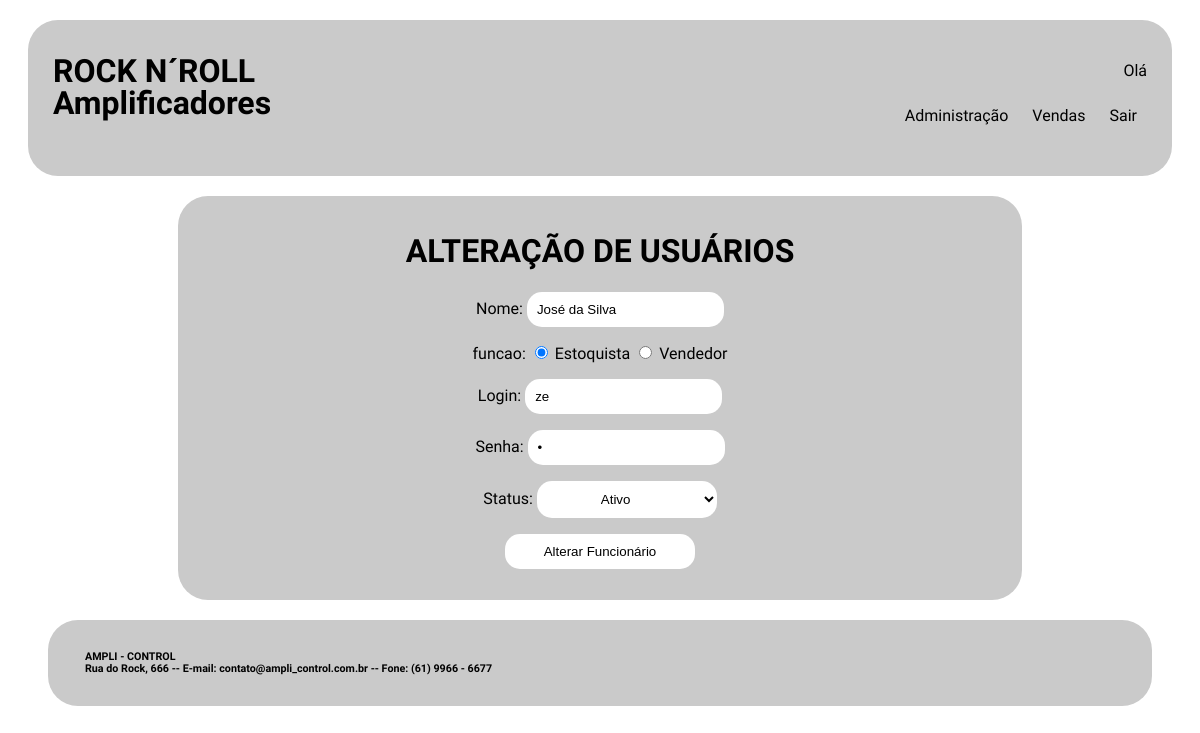
Page /altera_fun.php?codigo=4 on the committed database.
### tables this page shows
CREATE TABLE `funcionarios` (
  `COD_FUN` int(11) NOT NULL AUTO_INCREMENT,
  `NOME_FUN` varchar(45) NOT NULL,
  `LOGIN_FUN` varchar(45) NOT NULL,
  `SENHA_FUN` varchar(45) NOT NULL,
  `STATUS_FUN` varchar(45) NOT NULL DEFAULT 'ativo',
  `FUNCAO_FUN` varchar(45) NOT NULL,
  PRIMARY KEY (`COD_FUN`)
);

### altera_fun.php (the view, shortened to what this page needs)
<!DOCTYPE html>
<html>
    <head>
        <link rel="stylesheet" type="text/css" href="css/layout.css">
		<link rel="stylesheet" type="text/css" href="css/menu.css">
    </head>
    <body>
        <div id="principal">
			<div id="topo">
				<div id="logo">
					<h1> ROCK N´ROLL </h1>
					<h1> Amplificadores </h1>
				</div>
				<div id="menu_global"  class="menu_global">
					<p align="right"> Olá <?php include "valida_login.php";?> </p>
					<?php include "menu_local.php"; ?>
				</div>
			</div>
			<div id="conteudo_especifico" class="centralisar">
				<h1> ALTERAÇÃO DE USUÁRIOS </h1>
				<?php
					$conectar = mysqli_connect ("localhost", "root", "", "4000870");
					$cod = $_GET["codigo"];
					$sql_pesquisa = "SELECT  nome_fun, funcao_fun,
											 login_fun, senha_fun,
											 status_fun
									 FROM funcionarios
									 WHERE cod_fun = '$cod'";
					$resultado_pesquisa = mysqli_query ($conectar, $sql_pesquisa);
					$registro = mysqli_fetch_row($resultado_pesquisa);
				?>
				<form method="post" action="processa_altera_fun.php">
					<?php
						if ($registro[1] == "administrador")
						{
					?>
							<p>
								Senha:
								<input type="password" name="senha"
											value="<?php echo $registro[3];?>" required>
							</p>
					<?php
						}
						else {
					?>
							<p>
								Nome:
								<input type="text" name="nome"
											value="<?php echo "$registro[0]";?>" required>
							</p>
							<p>
								funcao:
								<input type="radio" name="funcao" value="estoquista"
									<?php
										if ($registro[1] == "estoquista") {
											echo "checked";
										}
									?>> Estoquista
								<input type="radio" name="funcao" value="vendedor"
									<?php
										if ($registro[1] == "vendedor") {
											echo "checked";
										}
									?>> Vendedor
							</p>
							<p>
								Login:
								<input type="text" name="login"
											value="<?php echo "$registro[2]";?>" required>
							</p>
							<p>
								Senha:
								<input type="password" name="senha"
										value="<?php echo "$registro[3]";?>" required>
							</p>
							<p>
								Status:
								<select id="selecao" name="status">
									<option value="ATIVO"
										<?php
											if ($registro[4] == "ATIVO") {
												echo "selected";
											}
										?> > Ativo
									</option>
								</select>
							</p>
					<?php
						}
					?>
					<p> <input id="botao" type="submit" value="Alterar Funcionário">  </p>
				</form>
			</div>
			<div id="rodape">
				<div id="texto_institucional">
					<div id="texto_institucional">
						<h6> AMPLI - CONTROL </h6>
						<h6> Rua do Rock, 666 -- E-mail: contato@ampli_control.com.br -- Fone: (61) 9966 - 6677 </h6>
					</div>
				</div>
		</div>
    </body>
</html>

### css/layout.css (style rules this page uses)
#principal { margin: 20px; font-family: 'Dosis',sans-serif; }
#topo { padding: 25px; display: grid; grid-template-columns: auto auto; margin: 0px auto 20px auto; grid-gap: 5px; border-radius: 30px; border: none; background: rgb(202, 202, 202); justify-content: space-between; }
#logo h1 { line-height: 10px; word-spacing: 0px; }
#conteudo_especifico { padding: 15px; margin: auto 150px auto 150px; text-align: center; border-radius: 30px; background: rgb(202, 202, 202); }
#conteudo_especifico input { border: none; border-radius: 15px; padding: 10px; background: white; outline: none; }
#botao { width: 190px; cursor: pointer; transition-duration: 0.4s; }
#selecao { border: none; border-radius: 15px; padding: 10px 60px 10px 60px; background: white; outline: none; }
#rodape { padding: 25px; display: grid; grid-template-columns: auto auto; margin: 20px 20px 20px 20px; grid-gap: 5px; border-radius: 30px; border: none; background: rgb(202, 202, 202); justify-content: space-between; }
#rodape h6 { line-height: 0px; word-spacing: 0px; margin: 12px auto 12px 12px; }

### rows in the picture
funcionarios: nome "José da Silva", FUNCAO_FUN "☑", login "ze"
